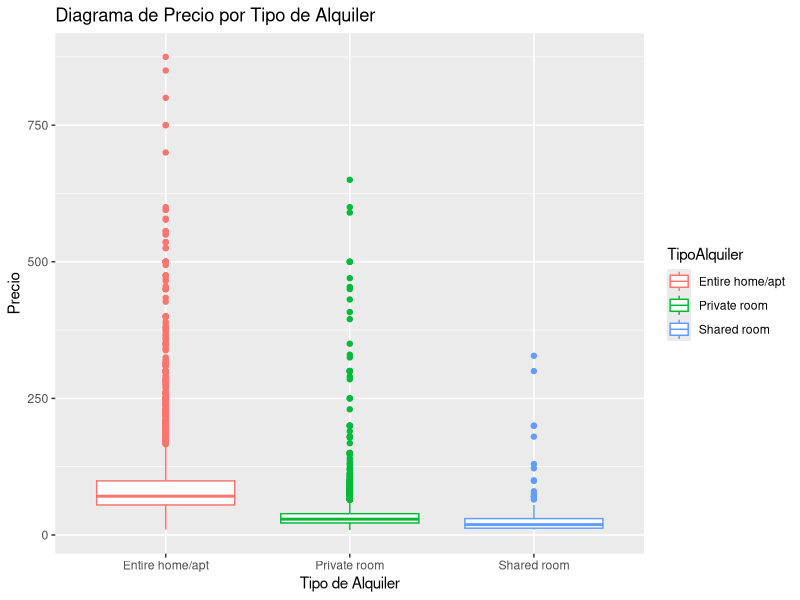
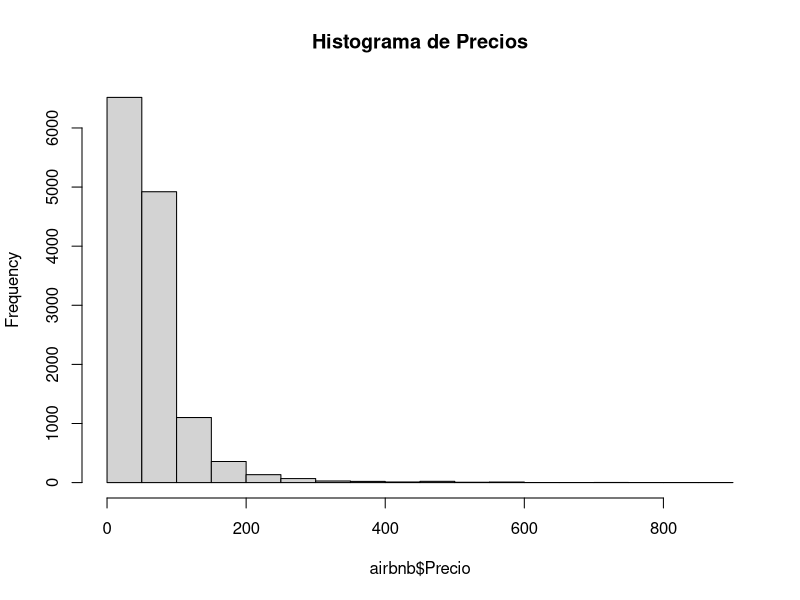

Reproduce these figures in R, in order. (Note: this script raises an error after producing the figures.)
## ---- chunk 1
library(ggplot2)
library(dplyr)
## ---- chunk 2
# Cargar datos, separador ","
airbnb<-read.csv('data//airbnb.csv',sep = ',', stringsAsFactors = T)

# Verificar estructurar
str(airbnb)

# Ver primeras filas de df
head(airbnb)

## ---- chunk 3
# Mostrar primeras 6 filas, dos formas.
head(airbnb, n=6)

## ---- chunk 4

# Definir los nuevos nombre como vector
newnames<-c("CodigoPostal","Barrio","TipoPropiedad","TipoAlquiler","MaxOcupantes","NumBanyos", "NumDormitorios","NumCamas","TipoCama","Comodidades","PiesCuadrados","Precio","Puntuacion")

# Modificar el nombre de las columas
colnames(airbnb)<-newnames

#Observar las primeras filas
head(airbnb, n=6)

## ---- chunk 5
# Crear nueva columna MetrosCuadrados
airbnb$MetrosCuadrados<-airbnb$PiesCuadrados*0.092903

# Observar las primeras filas
head(airbnb, n=6)
## ---- chunk 6

# Limpiar columna CodigoPostal

length(airbnb$CodigoPostal) #longitud total airbnb$CodigoPostal

## ---- chunk 7


airbnb[which(airbnb$CodigoPostal == ''), 'CodigoPostal'] <- NA 
airbnb[which(airbnb$CodigoPostal == '-'), 'CodigoPostal'] <- NA 
airbnb[which(airbnb$CodigoPostal == '28'), 'CodigoPostal'] <- NA 

## ---- chunk 8

# Reemplazar el codigo postal por el valor que está delante del \n

airbnb[which(airbnb$CodigoPostal == '28002\n28002'), 'CodigoPostal'] <- '28002' 
airbnb[which(airbnb$CodigoPostal == '28051\n28051'), 'CodigoPostal'] <- '28051' 
airbnb[which(airbnb$CodigoPostal == 'Madrid 28004'), 'CodigoPostal'] <- '28004'


## ---- chunk 9

# Limpio los datos solcitados

airbnb[which(airbnb$CodigoPostal == '2804'), 'CodigoPostal'] <- '28004' 
airbnb[which(airbnb$CodigoPostal == '2805'), 'CodigoPostal'] <- '28005' 
airbnb[which(airbnb$CodigoPostal == '2015'), 'CodigoPostal'] <- '28015' 
airbnb[which(airbnb$CodigoPostal == '2815'), 'CodigoPostal'] <- '28015' 
airbnb[which(airbnb$CodigoPostal == '280013'), 'CodigoPostal'] <- '28013'

airbnb[which(airbnb$CodigoPostal == '20013'), 'CodigoPostal'] <- NA 
airbnb[which(airbnb$CodigoPostal == '20126'), 'CodigoPostal'] <- NA 
airbnb[which(airbnb$CodigoPostal == '25008'), 'CodigoPostal'] <- NA 
airbnb[which(airbnb$CodigoPostal == '27004'), 'CodigoPostal'] <- NA 
airbnb[which(airbnb$CodigoPostal == '27013'), 'CodigoPostal'] <- NA

#table(airbnb$CodigoPostal)


## ---- chunk 10


# Establezco el codigo postal como factor
airbnb$CodigoPostal<-factor(airbnb$CodigoPostal) 
summary(airbnb$CodigoPostal)

## ---- chunk 11

#Codigos Postales del df 

table(airbnb$CodigoPostal)


## ---- chunk 12

# Los cinco codiogs con mas y con menos entradas son 

entradas <- airbnb |> group_by(CodigoPostal) |> count(sort = TRUE)

print(head(entradas, 5))

print(tail(entradas, 5))

## ---- chunk 13

# Barrios del codigo postal 28012

barrios_28012 <- unique(airbnb$Barrio[which(airbnb$CodigoPostal == 28012)])

print (barrios_28012)


## ---- chunk 14

# Entradas de barrios para el codigo postal 28012
df_28012 <- airbnb |> filter(CodigoPostal == 28012) |> group_by(Barrio) |> count(sort = TRUE)

#Muestro las entradas
print(df_28012)

# Muestro la cantidad de filas
cat('\nHay ', as.character(nrow(df_28012)), ' barrios\n\n')

## ---- chunk 15


# Determino los nombres unicos
df_barrios <- unique(airbnb$Barrio)

# Muestro el resultado
cat('\nHay ', as.character(length(df_barrios)), ' barrios\n\n')
print(df_barrios)

## ---- chunk 16

# Agrupo los barrios cuento y ordeno
barrios <- airbnb |> group_by(Barrio) |> count(sort = TRUE)

print(head(barrios, 5))


## ---- chunk 17

# Cantidad de tipos de alquier
paste("Hay ", length(unique(airbnb$TipoAlquiler)), " tipos de alquileres")
## ---- chunk 18

paste("TIPOS DE ALQUILER")

# Calculo y muestro los tipos de alquiler y la cantidad por tipo
tipos_alquileres <- airbnb |> group_by(TipoAlquiler) |> count(sort = TRUE)

print(tipos_alquileres)

## ---- chunk 19
# Muestro el grafico

ggplot(airbnb, aes(y = Precio, x = TipoAlquiler, color = TipoAlquiler)) +
  geom_boxplot() +
  labs(title = "Diagrama de Precio por Tipo de Alquiler",
       y = "Precio", x = "Tipo de Alquiler")

## ---- chunk 20

# Calculo el precio medio por tipo

paste("PRECIO MEDIO POR TIPO")

for (l in levels(airbnb$TipoAlquiler)){
    df<-subset(airbnb,TipoAlquiler==l)
    print(paste("Tipo de alquiler :",l," , precio medio = ",mean(df$Precio,na.rm=TRUE)))
    if (nrow(df)>5000){
        df<-df[1:5000,]
    }
    
    st<-shapiro.test(df$Precio)
    print(paste("pvalor Shapiro = ",st$p.value))
}
## ---- chunk 21
# Realizo un histograma para ver la distribucion
hist(airbnb$Precio, main = "Histograma de Precios")
hist(df_precio_medio$PrecioMedio, main = "Histograma de Medias")

# La distribucion no es normal
prueba_shapiro <- shapiro.test(airbnb$Precio[1:5000])
print(prueba_shapiro)
paste("Valor p significativamente bajo, no es normal")

prueba_kruskal <- kruskal.test(Precio ~ TipoAlquiler, data = airbnb)
print(prueba_kruskal)

paste("Valor p significativamente bajo, diferencias significativas en al menos dos grupos")
## ---- chunk 22

# Filtrado de datos de tipo de alquiler 'Entire home/apt'
airbnb_entire <- airbnb |> filter(TipoAlquiler =="Entire home/apt")

print(airbnb_entire)

## ---- chunk 23

# Agrupo por barrio y ordeno los datos
barrios_airbnb_entire <- airbnb_entire |> group_by(Barrio) |> count(sort = TRUE)

# Muestro los 5 primeros
head(barrios_airbnb_entire, n=5)


## ---- chunk 24

# Calculo con la forma solicitada
barrios_mayor_precio_medio <- aggregate(Precio ~ Barrio, data = airbnb_entire, mean, ,na.rm=TRUE)

# Ordeno los datos descendente
barrios_mayor_precio_medio <- barrios_mayor_precio_medio[order(-barrios_mayor_precio_medio$Precio),]

# Muestro los 5 primeros
head(barrios_mayor_precio_medio, n=5)


## ---- chunk 25


# Agrupo por barrio y sumarizo registros y calculos
barrios_mayor_precio_medio_aptos <- airbnb_entire |>
  group_by(Barrio) |>
  summarize(
    PrecioMedio = mean(Precio, na.rm = TRUE),
    Registros = n()
  )

print(barrios_mayor_precio_medio_aptos)

## ---- chunk 26

# Barrios
barrios <- head(barrios_mayor_precio_medio, n=5)

# Agrupo por barrio y sumarizo registros y calculos
barrios_mayor_precio_medio_aptos_top5 <- airbnb_entire |>
  semi_join(barrios, by = c("Barrio" = "Barrio")) |>
  group_by(Barrio) |>
  summarize(
    PrecioMedio = mean(Precio, na.rm = TRUE),
    Registros = n()
  )

print(barrios_mayor_precio_medio_aptos_top5)
## ---- chunk 27

# Filtrar los datos mayores con mas de 100 ocurrencias, ordenar y mostrar los 5 mas relevantes
barrios_mayor_precio_100_entradas <- barrios_mayor_precio_medio_aptos |> 
          filter(Registros >100) |>
          arrange(desc(PrecioMedio)) |>
          top_n(5)
  

# Mostrar los datos          
print(barrios_mayor_precio_100_entradas)

## ---- chunk 28

# Filtrar los datos para los 5 barrios
datos_barrios_interes <- airbnb_entire %>%
  filter(Barrio %in% barrios_mayor_precio_100_entradas$Barrio)


barrios<-head(barrios_mayor_precio_100_entradas,5)$Barrio
df_dens_barrios<-subset(airbnb_entire,Barrio %in% barrios)
ggplot(df_dens_barrios,aes(x=Precio,color=Barrio)) + 
  geom_density(aes(x = Precio, fill = Barrio), position = 'stack') + 
  facet_grid(Barrio~., scales = 'free') +
  xlab("Precio") + 
  ylab("Densidad") + 
  ggtitle("Diagrama de densidad (distribucion diferentes precios)") +
  theme_minimal()

## ---- chunk 29
# Filtrar los datos solo para los 5 barrios
datos_barrios_interes <- airbnb_entire %>%
  filter(Barrio %in% barrios_mayor_precio_100_entradas$Barrio)

# Calcular el tamaño medio por barrio
tamano_medio <- datos_barrios_interes %>%
  group_by(Barrio) %>%
  summarize(
    TamanoMedio = mean(MetrosCuadrados, na.rm = TRUE)
  )

# Unir la información al dataset original
resultados_finales <- left_join(barrios_mayor_precio_100_entradas, tamano_medio, by = "Barrio")

# Imprimir el resultado final
print(resultados_finales)


## ---- chunk 30

# Filtrar los datos solo para los 5 barrios
datos_barrios_interes <- airbnb_entire %>%
  filter(Barrio %in% barrios_mayor_precio_100_entradas$Barrio)

ggplot(datos_barrios_interes,aes(x=Precio,color=Barrio)) + 
  geom_density(aes(x = MetrosCuadrados, fill = Barrio), position = 'stack') + 
  facet_grid(Barrio~., scales = 'free') +
  xlab("MetrosCuadrados") + 
  ylab("Densidad") + 
  ggtitle("Diagrama de densidad de Metros Cuadrados") +
  theme_minimal()

## ---- chunk 31

# Filtrar los datos solo para los 5 barrios de interés
datos_barrios_interes <- airbnb_entire %>%
  filter(Barrio %in% barrios_mayor_precio_100_entradas$Barrio)

# Realizo el ANOVA para ver si hay diferencias significativas en las medias
anova <- aov(MetrosCuadrados ~ Barrio, data = datos_barrios_interes)

# Imprimir el resumen del ANOVA
print(summary(anova))

paste("El valor de p inferior a 0.00507 sugiere que es poco probable que la diferencia es producto del azar")

#Hacemos el test de Tukey para saber cual es la diferente.

# Test de Tukey para realizar las comparaciones
comparaciones <- TukeyHSD(anova)
print(comparaciones)


# Sol es el que tiene mayor diferenicas con el resto.

## ---- chunk 32

# Filtrar los datos solo para los pisos de alquiler en el barrio de Sol
barrio_sol <- subset(airbnb_entire, Barrio == "Sol")

# Creo un modelo lineal
modelo_lineal <- lm(Precio ~ NumBanyos + NumDormitorios + MaxOcupantes + MetrosCuadrados, data = barrio_sol)

# Imprimir el resumen del modelo
summary(modelo_lineal)

paste("El numero de dormitorios y el metros cuadrados son significativos para el precio por presentar p-values inferiores a 0.001 y 0.004")

## ---- chunk 33

# Filtrar los datos de barrio de Sol
barrio_sol <- subset(airbnb_entire, Barrio == "Sol")

# Calcular la correlación
correlaciones <- cor(barrio_sol[c("Precio", "NumBanyos", "NumDormitorios", "MaxOcupantes", "MetrosCuadrados")])

# Eliminar filas con datos faltantes
barrio_sol_sin_na  <- na.omit(barrio_sol[c("Precio", "NumBanyos", "NumDormitorios", "MaxOcupantes", "MetrosCuadrados")])
correlaciones_sin_na <- cor(barrio_sol_sin_na)


# Mostrar la correlación
print(correlaciones)

print(correlaciones_sin_na)


## ---- chunk 34

# Histogramas para cada variable
ggplot(barrio_sol, aes(x = Precio)) +
  geom_histogram(binwidth = 10, fill = "blue", color = "black", alpha = 0.7) +
  labs(title = "Histograma de Precio")

ggplot(barrio_sol, aes(x = NumDormitorios)) +
  geom_histogram(binwidth = 1, fill = "red", color = "black", alpha = 0.7) +
  labs(title = "Histograma de NumDormitorios")


ggplot(barrio_sol, aes(x = MetrosCuadrados)) +
  geom_histogram(binwidth = 10, fill = "orange", color = "black", alpha = 0.7) +
  labs(title = "Histograma de MetrosCuadrados")

# Gráficos de dispersión para pares de variables
pairs(~Precio + NumDormitorios + MetrosCuadrados, data = barrio_sol)


barrio_sol_sin_na_new  <- na.omit(barrio_sol[c("Precio", "NumDormitorios", "MetrosCuadrados")]) |>
                          filter(NumDormitorios < 5 & MetrosCuadrados < 250 )


correlaciones_sin_na_new <- cor(barrio_sol_sin_na_new)

print(correlaciones_sin_na_new)

paste("Al eliminar los outlayers mas importantes se nota un incremento en la correlacion de dormitorios y metros cuadrados con el precio. para ambas variables")

## ---- chunk 35

# Filtrar los datos solo para los pisos de alquiler en el barrio de Sol
barrio_sol <- subset(airbnb_entire, Barrio == "Sol")

# Ajustar un modelo lineal para NumDormitorios
modelo_dormitorios <- lm(Precio ~ NumDormitorios, data = barrio_sol)

# Ajustar un modelo lineal para MetrosCuadrados
modelo_metros_cuadrados <- lm(Precio ~ MetrosCuadrados, data = barrio_sol)

# Comparar la calidad del modelo
summary(modelo_dormitorios)
summary(modelo_metros_cuadrados)

paste("Ambas correlaciones son muy buenas, 0.65 y 0.59, la correlacion de los dormitorios tiene mejor p/value que indica que disminuye la posiblidad de que sea erroneo.")



## ---- chunk 36

# Calculo el modelo lineal
model<-lm(barrio_sol,formula=Precio~MetrosCuadrados)
summary(model)

# Obtengo el intervalo de confianza
confint(model)["MetrosCuadrados",]


## ---- chunk 37

# Calculo el modelo lineal
modeldom<-lm(barrio_sol,formula=Precio~NumDormitorios)
summary(modeldom)

# Obtengo el intervalo de confianza
confint(modeldom)["NumDormitorios",]


## ---- chunk 38

# Filtrar los datos de barrio de Sol
barrio_sol_apto <- subset(airbnb_entire, Barrio == "Sol")

n3 <- nrow(barrio_sol[barrio_sol_apto$TipoPropiedad == 'Apartment' & barrio_sol_apto$NumDormitorios == 3,])

total <- nrow(barrio_sol_apto[barrio_sol_apto$TipoPropiedad == 'Apartment',])

print(paste("La probabilidad de encontrar un apartamento caracteristicas es de un:",n3/total))


## ---- chunk 39



bt <- binom.test(n3,total)
bt

